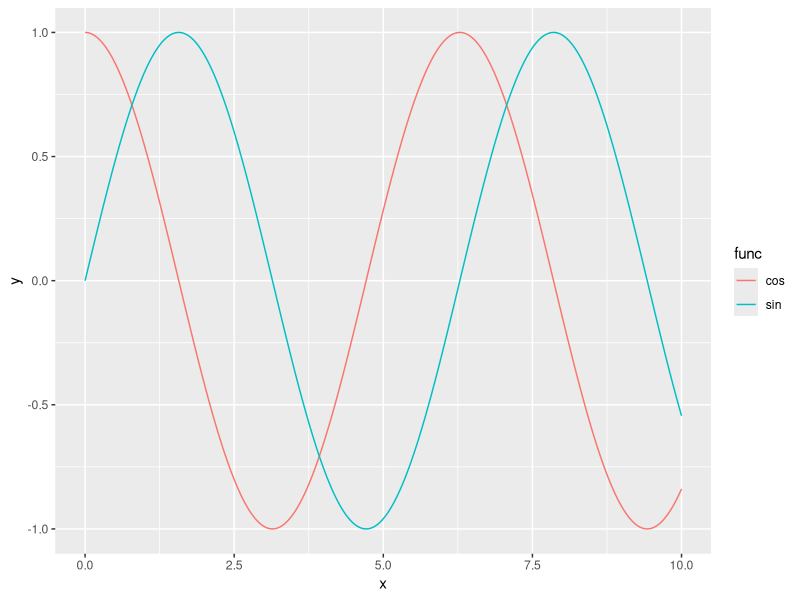
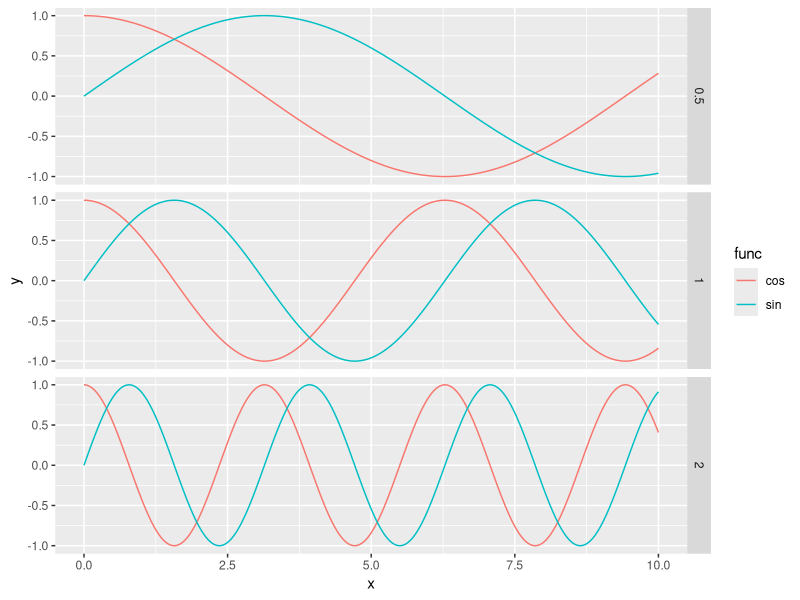

The R source for these figures, in order:
## ---- chunk 1
library(tidyverse)
## ---- chunk 2
# Creating a data frame in R
milk_df <- tibble(
  Milk_Type = c("Almond", "Soy", "Oat", "Rice"),
  Calories = c(60, 100, 120, 130),
  Protein = c(1, 7, 3, 1),
  Fiber = c(1, 2, NA, NA),
  Carbohydrates = c(8, 10, 20, 25),
  Sugars = c(7, NA, 19, NA),
  Fats = c(2.5, 4, 2.5, 2.5)
)
print(milk_df)
## ---- chunk 3
# Accessing the 'Calories' column in R
milk_df$Calories
## ---- chunk 4
# Using the select() function in R
milk_df |> select(Calories)
## ---- chunk 5
# Accessing the 'Calories' and 'Protein' columns in R and storing it 
# in a new variable
calories_protein <- milk_df |> select(Calories, Protein)
calories_protein
## ---- chunk 6
# Accessing the first row in R
milk_df[1, ]

# Accessing the first and second rows in R
milk_df[1:2, ]
## ---- chunk 7
# Accessing a subset of the data frame in R
subset_df <- milk_df[1:2, c("Milk_Type", "Calories", "Protein")]
# alternatively 
# subset_df <- milk_df[1:2, 1:3]

subset_df
## ---- chunk 8
# Imputing missing values in R
# overwriting the original dataset
milk_df$Fiber[is.na(milk_df$Fiber)] <- c(1.2, 0.7)
milk_df
## ---- chunk 9
# Accessing information about the data frame in R
# dimensions 
dim(milk_df)
# number of rows and columns
nrow(milk_df)
ncol(milk_df)

# variable names
colnames(milk_df)

# summary statistics
summary(milk_df)
## ---- chunk 10
# Compute percentage of sugars over carbohydrates in R
# Then, adding the total weight of the components and computing the 
# protein content
milk_df <- milk_df |> mutate(sugar_percent = (Sugars / Carbohydrates) * 100, 
                              tot_wei = Protein + Fiber + Carbohydrates + Fats,
                              protein_content = Protein / tot_wei * 100)
milk_df
## ---- chunk 11
### equivalent to above statement

# Compute percentage of sugars over carbohydrates in R
milk_df$sugar_percent <- (milk_df$Sugars / milk_df$Carbohydrates) * 100

# Then, adding the total weight of the components
milk_df$tot_wei <- milk_df$Protein + milk_df$Fiber + milk_df$Carbohydrates + milk_df$Fats

# Finally, computing the protein content
milk_df$protein_content = milk_df$Protein / milk_df$tot_wei * 100

milk_df
## ---- chunk 12
# Filtering rows where Calories is greater than 100 in R
milk_df |> filter(Calories > 100)
## ---- chunk 13
# Arranging rows by decreasing sugar_percent in R
milk_df <- milk_df |> arrange(desc(sugar_percent))
milk_df
## ---- chunk 14
# Selecting only Milk_Type and protein content columns in R
milk_df |> select(Milk_Type, protein_content)
## ---- chunk 15
x = seq(0, 10, by=0.01)
names = c("sin", "cos")
funcs = c(sin, cos)
freqs = c(1, 1)
df_gen <- \(name, fx, fr) data.frame(x = x,
                           y = fx(fr * x),
                           freq = fr,
                           func = name)
db <- pmap(list(names, funcs, freqs), df_gen) |> reduce(bind_rows)
ggplot(db) + aes(x=x, y=y, col=func) + geom_line()
## ---- chunk 16
x = seq(0, 10, by=0.01)
names = c("sin", "cos") |> rep(3)
funcs = c(sin, cos) |> rep(3)
freqs = c(.5, 1, 2) |> rep(2)
db <- pmap(list(names, funcs, freqs), df_gen) |> reduce(bind_rows)
ggplot(db) + aes(x=x, y=y, col=func) + geom_line() + facet_grid(freq~.)
